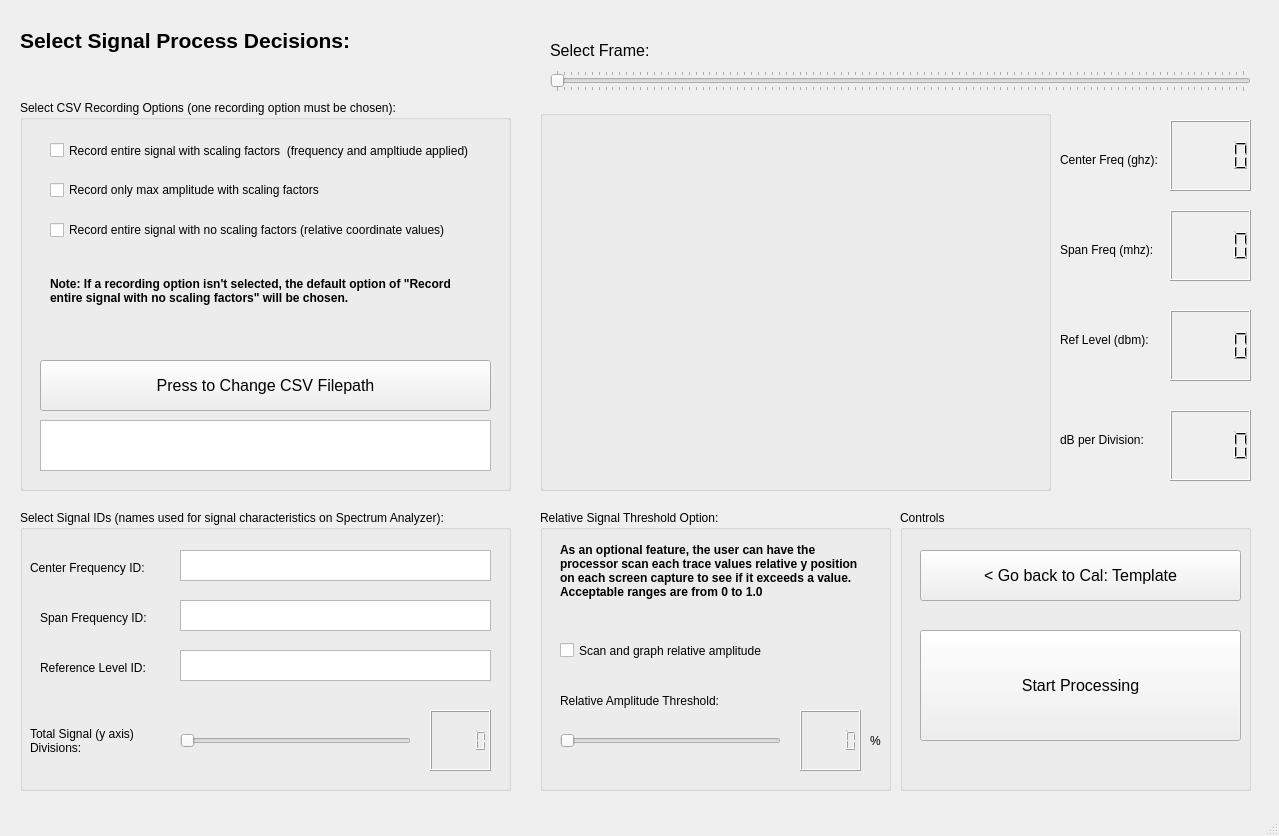
<?xml version="1.0" encoding="UTF-8"?>
<ui version="4.0">
 <class>MainWindow</class>
 <widget class="QMainWindow" name="MainWindow">
  <property name="geometry">
   <rect>
    <x>0</x>
    <y>0</y>
    <width>1279</width>
    <height>836</height>
   </rect>
  </property>
  <property name="windowTitle">
   <string>MainWindow</string>
  </property>
  <widget class="QWidget" name="centralwidget">
   <widget class="QLabel" name="label">
    <property name="geometry">
     <rect>
      <x>20</x>
      <y>0</y>
      <width>511</width>
      <height>81</height>
     </rect>
    </property>
    <property name="font">
     <font>
      <pointsize>16</pointsize>
      <weight>75</weight>
      <bold>true</bold>
     </font>
    </property>
    <property name="text">
     <string>Select Signal Process Decisions:</string>
    </property>
   </widget>
   <widget class="QGroupBox" name="groupBox">
    <property name="geometry">
     <rect>
      <x>20</x>
      <y>100</y>
      <width>491</width>
      <height>391</height>
     </rect>
    </property>
    <property name="title">
     <string>Select CSV Recording Options (one recording option must be chosen):</string>
    </property>
    <widget class="QCheckBox" name="recordFreqDbm">
     <property name="geometry">
      <rect>
       <x>30</x>
       <y>20</y>
       <width>461</width>
       <height>61</height>
      </rect>
     </property>
     <property name="text">
      <string>Record entire signal with scaling factors  (frequency and ampltiude applied)</string>
     </property>
    </widget>
    <widget class="QCheckBox" name="recordMaxAmpl">
     <property name="geometry">
      <rect>
       <x>30</x>
       <y>80</y>
       <width>321</width>
       <height>20</height>
      </rect>
     </property>
     <property name="text">
      <string>Record only max amplitude with scaling factors</string>
     </property>
    </widget>
    <widget class="QCheckBox" name="recordRelativeSignal">
     <property name="geometry">
      <rect>
       <x>30</x>
       <y>120</y>
       <width>451</width>
       <height>20</height>
      </rect>
     </property>
     <property name="text">
      <string>Record entire signal with no scaling factors (relative coordinate values)</string>
     </property>
    </widget>
    <widget class="QTextEdit" name="csvFilepathLabel">
     <property name="geometry">
      <rect>
       <x>20</x>
       <y>320</y>
       <width>451</width>
       <height>51</height>
      </rect>
     </property>
     <property name="font">
      <font>
       <pointsize>12</pointsize>
       <weight>50</weight>
       <bold>false</bold>
      </font>
     </property>
     <property name="frameShadow">
      <enum>QFrame::Raised</enum>
     </property>
     <property name="readOnly">
      <bool>true</bool>
     </property>
    </widget>
    <widget class="QPushButton" name="csvFilepathBtn">
     <property name="geometry">
      <rect>
       <x>20</x>
       <y>260</y>
       <width>451</width>
       <height>51</height>
      </rect>
     </property>
     <property name="font">
      <font>
       <pointsize>12</pointsize>
      </font>
     </property>
     <property name="text">
      <string>Press to Change CSV Filepath</string>
     </property>
    </widget>
    <widget class="QLabel" name="label_5">
     <property name="geometry">
      <rect>
       <x>30</x>
       <y>170</y>
       <width>431</width>
       <height>41</height>
      </rect>
     </property>
     <property name="font">
      <font>
       <weight>75</weight>
       <bold>true</bold>
      </font>
     </property>
     <property name="text">
      <string>Note: If a recording option isn't selected, the default option of &quot;Record entire signal with no scaling factors&quot; will be chosen.</string>
     </property>
     <property name="wordWrap">
      <bool>true</bool>
     </property>
    </widget>
   </widget>
   <widget class="QGroupBox" name="groupBox_2">
    <property name="geometry">
     <rect>
      <x>20</x>
      <y>510</y>
      <width>491</width>
      <height>281</height>
     </rect>
    </property>
    <property name="title">
     <string>Select Signal IDs (names used for signal characteristics on Spectrum Analyzer):</string>
    </property>
    <widget class="QTextEdit" name="centerFreqID">
     <property name="geometry">
      <rect>
       <x>160</x>
       <y>40</y>
       <width>311</width>
       <height>31</height>
      </rect>
     </property>
    </widget>
    <widget class="QLabel" name="label_2">
     <property name="geometry">
      <rect>
       <x>10</x>
       <y>50</y>
       <width>131</width>
       <height>16</height>
      </rect>
     </property>
     <property name="text">
      <string>Center Frequency ID:</string>
     </property>
    </widget>
    <widget class="QLabel" name="label_3">
     <property name="geometry">
      <rect>
       <x>20</x>
       <y>100</y>
       <width>131</width>
       <height>16</height>
      </rect>
     </property>
     <property name="text">
      <string>Span Frequency ID:</string>
     </property>
    </widget>
    <widget class="QTextEdit" name="spanFreqID">
     <property name="geometry">
      <rect>
       <x>160</x>
       <y>90</y>
       <width>311</width>
       <height>31</height>
      </rect>
     </property>
    </widget>
    <widget class="QLabel" name="label_4">
     <property name="geometry">
      <rect>
       <x>20</x>
       <y>150</y>
       <width>131</width>
       <height>16</height>
      </rect>
     </property>
     <property name="text">
      <string>Reference Level ID:</string>
     </property>
    </widget>
    <widget class="QTextEdit" name="ref_level_ID">
     <property name="geometry">
      <rect>
       <x>160</x>
       <y>140</y>
       <width>311</width>
       <height>31</height>
      </rect>
     </property>
    </widget>
    <widget class="QSlider" name="divisionSlider">
     <property name="geometry">
      <rect>
       <x>160</x>
       <y>220</y>
       <width>231</width>
       <height>22</height>
      </rect>
     </property>
     <property name="minimum">
      <number>1</number>
     </property>
     <property name="maximum">
      <number>30</number>
     </property>
     <property name="orientation">
      <enum>Qt::Horizontal</enum>
     </property>
    </widget>
    <widget class="QLCDNumber" name="divisionLcd">
     <property name="geometry">
      <rect>
       <x>410</x>
       <y>200</y>
       <width>61</width>
       <height>61</height>
      </rect>
     </property>
     <property name="font">
      <font>
       <pointsize>12</pointsize>
       <weight>75</weight>
       <bold>true</bold>
      </font>
     </property>
    </widget>
    <widget class="QLabel" name="label_9">
     <property name="geometry">
      <rect>
       <x>10</x>
       <y>210</y>
       <width>131</width>
       <height>41</height>
      </rect>
     </property>
     <property name="text">
      <string>Total Signal (y axis) Divisions:</string>
     </property>
     <property name="wordWrap">
      <bool>true</bool>
     </property>
    </widget>
   </widget>
   <widget class="QGroupBox" name="groupBox_3">
    <property name="geometry">
     <rect>
      <x>540</x>
      <y>110</y>
      <width>511</width>
      <height>381</height>
     </rect>
    </property>
    <property name="title">
     <string/>
    </property>
    <widget class="QLabel" name="signalImage">
     <property name="geometry">
      <rect>
       <x>20</x>
       <y>40</y>
       <width>461</width>
       <height>301</height>
      </rect>
     </property>
     <property name="text">
      <string/>
     </property>
    </widget>
   </widget>
   <widget class="QSlider" name="selectTextScanSlider">
    <property name="geometry">
     <rect>
      <x>550</x>
      <y>70</y>
      <width>701</width>
      <height>22</height>
     </rect>
    </property>
    <property name="orientation">
     <enum>Qt::Horizontal</enum>
    </property>
    <property name="tickPosition">
     <enum>QSlider::TicksBothSides</enum>
    </property>
   </widget>
   <widget class="QLabel" name="selectTextScanText">
    <property name="geometry">
     <rect>
      <x>550</x>
      <y>10</y>
      <width>261</width>
      <height>81</height>
     </rect>
    </property>
    <property name="font">
     <font>
      <pointsize>12</pointsize>
      <weight>50</weight>
      <bold>false</bold>
     </font>
    </property>
    <property name="text">
     <string>Select Frame:</string>
    </property>
   </widget>
   <widget class="QLCDNumber" name="centerFreq">
    <property name="geometry">
     <rect>
      <x>1170</x>
      <y>120</y>
      <width>81</width>
      <height>71</height>
     </rect>
    </property>
    <property name="font">
     <font>
      <pointsize>12</pointsize>
      <weight>75</weight>
      <bold>true</bold>
     </font>
    </property>
   </widget>
   <widget class="QLabel" name="label_6">
    <property name="geometry">
     <rect>
      <x>1060</x>
      <y>150</y>
      <width>101</width>
      <height>20</height>
     </rect>
    </property>
    <property name="text">
     <string>Center Freq (ghz):</string>
    </property>
   </widget>
   <widget class="QLCDNumber" name="spanFreq">
    <property name="geometry">
     <rect>
      <x>1170</x>
      <y>210</y>
      <width>81</width>
      <height>71</height>
     </rect>
    </property>
    <property name="font">
     <font>
      <pointsize>12</pointsize>
      <weight>75</weight>
      <bold>true</bold>
     </font>
    </property>
   </widget>
   <widget class="QLabel" name="label_7">
    <property name="geometry">
     <rect>
      <x>1060</x>
      <y>240</y>
      <width>101</width>
      <height>20</height>
     </rect>
    </property>
    <property name="text">
     <string>Span Freq (mhz):</string>
    </property>
   </widget>
   <widget class="QLCDNumber" name="refLevel">
    <property name="geometry">
     <rect>
      <x>1170</x>
      <y>310</y>
      <width>81</width>
      <height>71</height>
     </rect>
    </property>
    <property name="font">
     <font>
      <pointsize>12</pointsize>
      <weight>75</weight>
      <bold>true</bold>
     </font>
    </property>
   </widget>
   <widget class="QLabel" name="label_8">
    <property name="geometry">
     <rect>
      <x>1060</x>
      <y>330</y>
      <width>101</width>
      <height>20</height>
     </rect>
    </property>
    <property name="text">
     <string>Ref Level (dbm):</string>
    </property>
   </widget>
   <widget class="QGroupBox" name="groupBox_4">
    <property name="geometry">
     <rect>
      <x>900</x>
      <y>510</y>
      <width>351</width>
      <height>281</height>
     </rect>
    </property>
    <property name="title">
     <string>Controls</string>
    </property>
    <widget class="QPushButton" name="goBackBtn">
     <property name="geometry">
      <rect>
       <x>20</x>
       <y>40</y>
       <width>321</width>
       <height>51</height>
      </rect>
     </property>
     <property name="font">
      <font>
       <pointsize>12</pointsize>
      </font>
     </property>
     <property name="text">
      <string>&lt; Go back to Cal: Template</string>
     </property>
    </widget>
    <widget class="QPushButton" name="startProcessingBtn">
     <property name="geometry">
      <rect>
       <x>20</x>
       <y>120</y>
       <width>321</width>
       <height>111</height>
      </rect>
     </property>
     <property name="font">
      <font>
       <pointsize>12</pointsize>
      </font>
     </property>
     <property name="text">
      <string>Start Processing</string>
     </property>
    </widget>
   </widget>
   <widget class="QLCDNumber" name="dbPerDivLED">
    <property name="geometry">
     <rect>
      <x>1170</x>
      <y>410</y>
      <width>81</width>
      <height>71</height>
     </rect>
    </property>
    <property name="font">
     <font>
      <pointsize>12</pointsize>
      <weight>75</weight>
      <bold>true</bold>
     </font>
    </property>
   </widget>
   <widget class="QLabel" name="label_10">
    <property name="geometry">
     <rect>
      <x>1060</x>
      <y>430</y>
      <width>101</width>
      <height>20</height>
     </rect>
    </property>
    <property name="text">
     <string>dB per Division:</string>
    </property>
   </widget>
   <widget class="QGroupBox" name="groupBox_5">
    <property name="geometry">
     <rect>
      <x>540</x>
      <y>510</y>
      <width>351</width>
      <height>281</height>
     </rect>
    </property>
    <property name="title">
     <string>Relative Signal Threshold Option:</string>
    </property>
    <widget class="QLabel" name="label_11">
     <property name="geometry">
      <rect>
       <x>20</x>
       <y>20</y>
       <width>311</width>
       <height>81</height>
      </rect>
     </property>
     <property name="font">
      <font>
       <weight>75</weight>
       <bold>true</bold>
      </font>
     </property>
     <property name="text">
      <string>As an optional feature, the user can have the processor scan each trace values relative y position on each screen capture to see if it exceeds a value. Acceptable ranges are from 0 to 1.0</string>
     </property>
     <property name="wordWrap">
      <bool>true</bool>
     </property>
    </widget>
    <widget class="QCheckBox" name="scanThreshold">
     <property name="geometry">
      <rect>
       <x>20</x>
       <y>110</y>
       <width>281</width>
       <height>61</height>
      </rect>
     </property>
     <property name="text">
      <string>Scan and graph relative amplitude</string>
     </property>
    </widget>
    <widget class="QLCDNumber" name="thresholdLcd">
     <property name="geometry">
      <rect>
       <x>260</x>
       <y>200</y>
       <width>61</width>
       <height>61</height>
      </rect>
     </property>
     <property name="font">
      <font>
       <pointsize>12</pointsize>
       <weight>75</weight>
       <bold>true</bold>
      </font>
     </property>
    </widget>
    <widget class="QSlider" name="thresholdSlider">
     <property name="geometry">
      <rect>
       <x>20</x>
       <y>220</y>
       <width>221</width>
       <height>22</height>
      </rect>
     </property>
     <property name="minimum">
      <number>1</number>
     </property>
     <property name="maximum">
      <number>30</number>
     </property>
     <property name="orientation">
      <enum>Qt::Horizontal</enum>
     </property>
    </widget>
    <widget class="QLabel" name="label_12">
     <property name="geometry">
      <rect>
       <x>330</x>
       <y>210</y>
       <width>16</width>
       <height>41</height>
      </rect>
     </property>
     <property name="text">
      <string>%</string>
     </property>
     <property name="wordWrap">
      <bool>true</bool>
     </property>
    </widget>
    <widget class="QLabel" name="label_13">
     <property name="geometry">
      <rect>
       <x>20</x>
       <y>170</y>
       <width>181</width>
       <height>41</height>
      </rect>
     </property>
     <property name="text">
      <string>Relative Amplitude Threshold:</string>
     </property>
     <property name="wordWrap">
      <bool>true</bool>
     </property>
    </widget>
   </widget>
  </widget>
  <widget class="QStatusBar" name="statusbar"/>
 </widget>
 <resources/>
 <connections/>
</ui>
